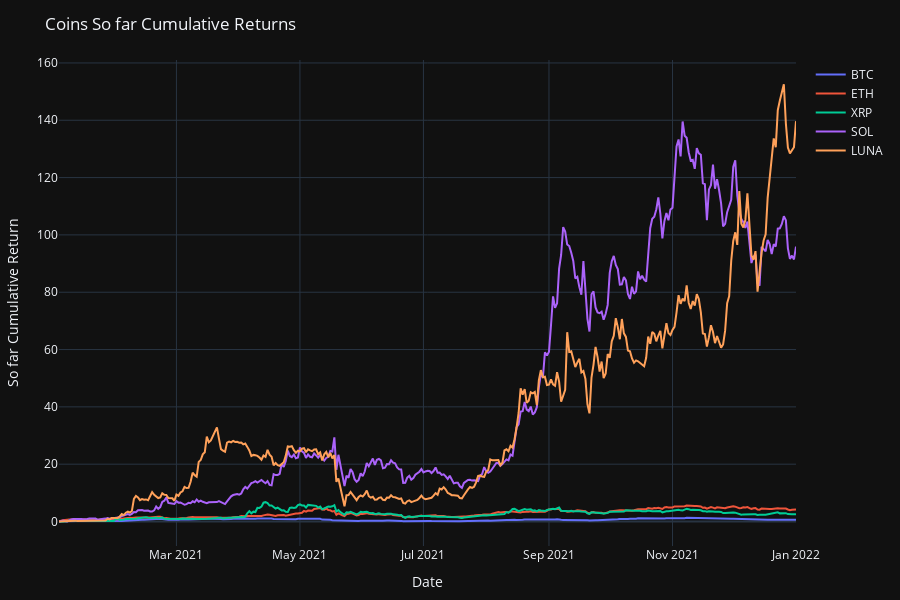

The cell this chart's notebook holds for it:
### Code cell
using PlotlyJS

templates.default = "plotly_dark";
templates

coins_symbols = propertynames(all_coin_so_far_returns)[2:end]
# marker=attr(size=2, line=attr(width=1, color="Red")),
# PlotlyJS.Layout(
#     title="Sharpe",
#     width=800, height=800,
# )
# )

plot(
    [scatter(all_coin_so_far_returns, x=:Date, y=symbol, mode="lines", name=string(symbol)) for symbol in coins_symbols],
    PlotlyJS.Layout(
        title="Coins So far Cumulative Returns",
        width=900,
        height=600,
        xaxis_title="Date",
        yaxis_title="So far Cumulative Return",)
)

### Figure 1 — Plotly figure (JSON) as saved in the notebook; plotly's stock layout.template omitted (floating-point values rounded to 4 significant figures; data arrays with more than 128 entries replaced by an {"elided": "..."} marker saying what was removed)
{"data": [{"mode": "lines", "name": "BTC", "type": "scatter", "x": {"elided": "365 str values"}, "y": {"elided": "365 float values"}}, {"mode": "lines", "name": "ETH", "type": "scatter", "x": {"elided": "365 str values"}, "y": {"elided": "365 float values"}}, {"mode": "lines", "name": "XRP", "type": "scatter", "x": {"elided": "365 str values"}, "y": {"elided": "365 float values"}}, {"mode": "lines", "name": "SOL", "type": "scatter", "x": {"elided": "365 str values"}, "y": {"elided": "365 float values"}}, {"mode": "lines", "name": "LUNA", "type": "scatter", "x": {"elided": "365 str values"}, "y": {"elided": "365 float values"}}], "layout": {"height": 600, "margin": {"b": 50, "l": 50, "r": 50, "t": 60}, "title": "Coins So far Cumulative Returns", "width": 900, "xaxis": {"title": {"text": "Date"}}, "yaxis": {"title": {"text": "So far Cumulative Return"}}}}
